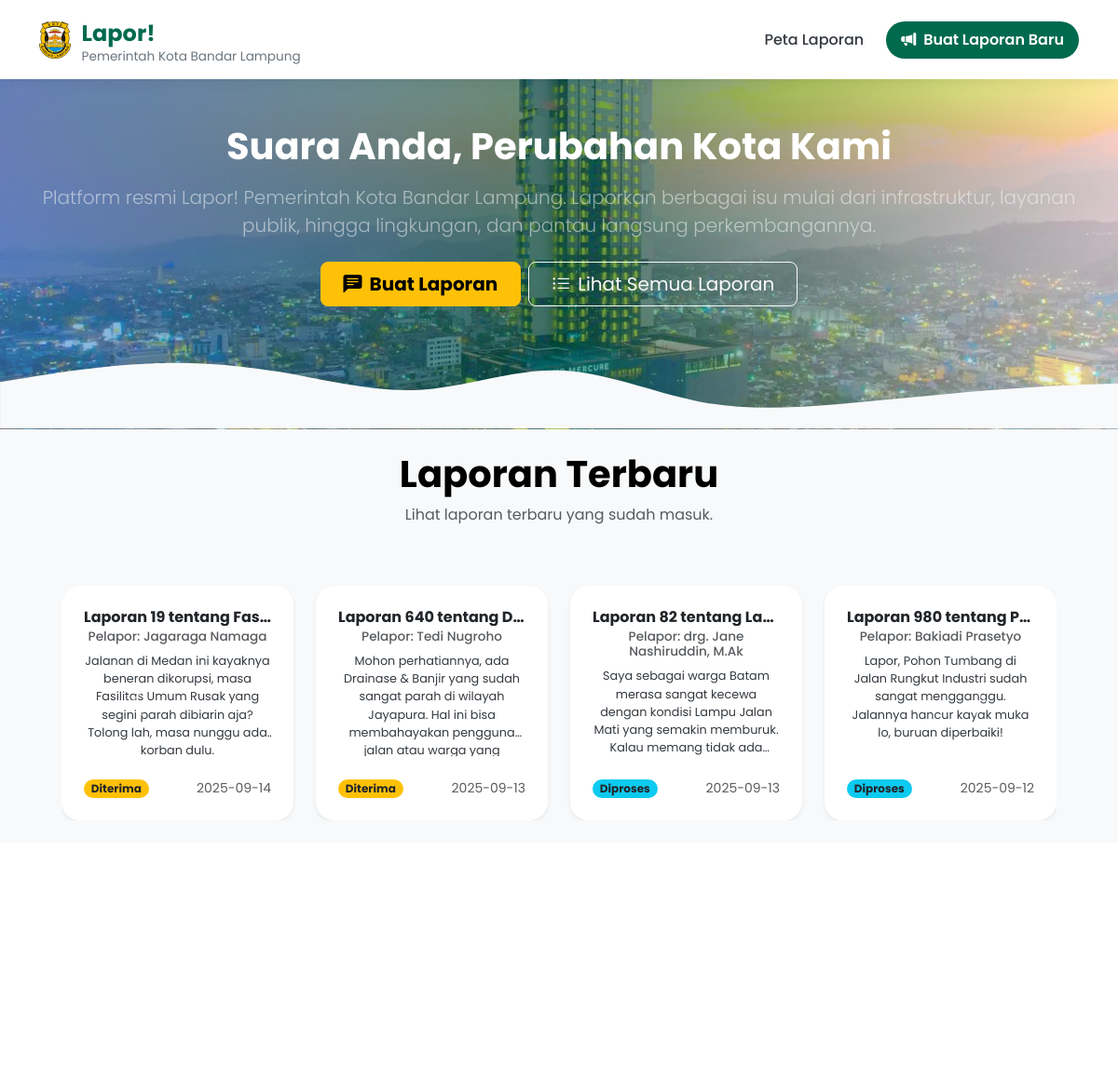
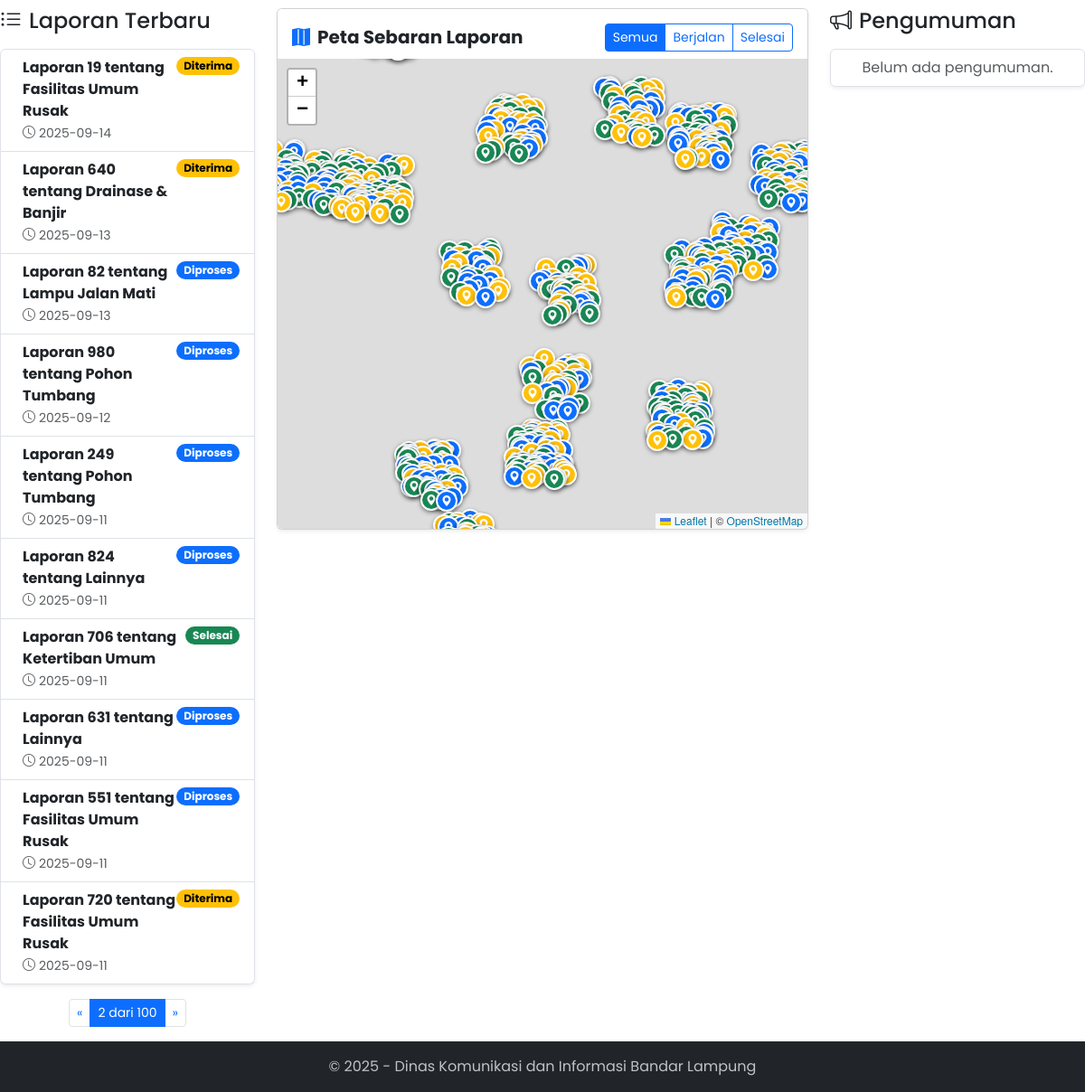
The app's page /?laporan_page=2&pengumuman_page=1 with its own data (2 pictures, top to bottom).
### tables this page shows
CREATE TABLE laporan (
    id INTEGER PRIMARY KEY AUTOINCREMENT,
    nomor_laporan TEXT NOT NULL UNIQUE,
    nama_pelapor TEXT NOT NULL,
    no_whatsapp TEXT,
    judul TEXT NOT NULL,
    deskripsi TEXT NOT NULL,
    -- PERUBAHAN UTAMA: Menggunakan Foreign Key ke tabel kategori
    kategori_id INTEGER NOT NULL,
    kecamatan TEXT,
    kelurahan TEXT,
    foto TEXT,
    foto_selesai TEXT,
    dinas_penugas TEXT,
    pengumuman_publik TEXT,
    latitude REAL NOT NULL,
    longitude REAL NOT NULL,
    status TEXT NOT NULL DEFAULT 'Diterima',
    support_count INTEGER DEFAULT 0,
    timestamp DATETIME DEFAULT CURRENT_TIMESTAMP,
    -- Mendefinisikan hubungan antar tabel
    FOREIGN KEY (kategori_id) REFERENCES kategori (id)
);

### app.py (the view)
@app.route('/')
def index():
    laporan_page = request.args.get('laporan_page', 1, type=int)
    laporan_per_page = 10
    laporan_offset = (laporan_page - 1) * laporan_per_page
    pengumuman_page = request.args.get('pengumuman_page', 1, type=int)
    pengumuman_per_page = 5
    pengumuman_offset = (pengumuman_page - 1) * pengumuman_per_page
    conn = get_db_connection()
    query_all = """
        SELECT l.id, l.judul, k.nama_kategori, l.status, l.latitude, l.longitude, l.support_count
        FROM laporan l JOIN kategori k ON l.kategori_id = k.id
    """
    query_paginated = """
        SELECT l.*, k.nama_kategori
        FROM laporan l JOIN kategori k ON l.kategori_id = k.id
        ORDER BY l.timestamp DESC LIMIT ? OFFSET ?
    """
    all_laporan_rows = conn.execute(query_all).fetchall()
    paginated_laporan_rows = conn.execute(query_paginated, (laporan_per_page, laporan_offset)).fetchall()
    total_laporan = conn.execute('SELECT COUNT(id) FROM laporan').fetchone()[0]
    paginated_pengumuman_rows = conn.execute(
        "SELECT id, judul, pengumuman_publik, timestamp FROM laporan WHERE pengumuman_publik IS NOT NULL AND pengumuman_publik != '' AND status != 'Selesai' ORDER BY timestamp DESC LIMIT ? OFFSET ?",
        (pengumuman_per_page, pengumuman_offset)
    ).fetchall()
    total_pengumuman = conn.execute("SELECT COUNT(id) FROM laporan WHERE pengumuman_publik IS NOT NULL AND pengumuman_publik != '' AND status != 'Selesai'").fetchone()[0]
    conn.close()
    all_laporan_list = [dict(row) for row in all_laporan_rows]
    paginated_laporan_list = [dict(row) for row in paginated_laporan_rows]
    paginated_pengumuman_list = [dict(row) for row in paginated_pengumuman_rows]
    total_laporan_pages = math.ceil(total_laporan / laporan_per_page)
    total_pengumuman_pages = math.ceil(total_pengumuman / pengumuman_per_page)
    return render_template(
        'home.html',
        all_laporan_list=all_laporan_list,
        paginated_laporan_list=paginated_laporan_list,
        paginated_pengumuman_list=paginated_pengumuman_list,
        laporan_pagination={'page': laporan_page, 'total_pages': total_laporan_pages},
        pengumuman_pagination={'page': pengumuman_page, 'total_pages': total_pengumuman_pages}
    )

### app.py (called while the page is built)
def get_db_connection():
    conn = sqlite3.connect(DATABASE, detect_types=sqlite3.PARSE_DECLTYPES | sqlite3.PARSE_COLNAMES)
    conn.row_factory = sqlite3.Row
    return conn

### templates/home.html (shortened to what this page needs)
{% extends "layout.html" %} {% block title %}Dashboard Publik Lapor!{% endblock %} {% block content %}
<div class="section" id="hero">
     <div class="container py-5 text-center">
          <h1 class="display-6 fw-bold text-white mb-3">Suara Anda, Perubahan Kota Kami</h1>
          <p class="lead text-white-50">Platform resmi Lapor! Pemerintah Kota Bandar Lampung. Laporkan berbagai isu mulai dari infrastruktur, layanan publik, hingga lingkungan, dan pantau langsung perkembangannya.</p>
          <div class="d-grid gap-2 d-sm-flex justify-content-sm-center mt-4">
               <a href="{{ url_for('lapor') }}" class="btn btn-warning btn-lg px-4 gap-3 fw-bold laporan"> <i class="bi bi-chat-left-text-fill me-2"></i>Buat Laporan </a>
               <a href="{{ url_for('index') }}" class="btn btn-outline-light btn-lg px-4"> <i class="bi bi-list-ul me-2"></i>Lihat Semua Laporan </a>
          </div>
     </div>
</div>
<div class="section" id="peta">
     <div class="container-md text-center">
          <div class="row p-4 justify-content-around align-items-center">
               <div class="col-12 text-center mb-5">
                    <h4 class="display-6 fw-bold text-black">Laporan Terbaru</h4>
                    <p class="text-muted">Lihat laporan terbaru yang sudah masuk.</p>
               </div>
               <div class="col-12">
                    <div id="laporanCarousel" class="carousel slide" data-bs-ride="carousel">
                         <div class="carousel-inner" role="listbox">
                              {% set chunk_size = 4 %} {% set chunks = (paginated_laporan_list | batch(chunk_size)) %} {% for chunk in chunks %}
                              <div class="carousel-item {% if loop.first %}active{% endif %}">
                                   <div class="row g-4">
                                        {% for laporan in chunk %}
                                        <div class="col-lg-3 col-md-6">
                                             <a href="{{ url_for('detail_laporan', laporan_id=laporan.id) }}" class="card laporan-card shadow-sm h-100">
                                                  <div class="card-body d-flex flex-column">
                                                       <h5 class="card-title fw-bold text-truncate">{{ laporan.judul }}</h5>
                                                       <h6 class="card-subtitle mb-2 text-muted">Pelapor: {{ laporan.nama_pelapor }}</h6>
                                                       <p class="card-text flex-grow-1">{{ laporan.deskripsi }}</p>
                                                       <div class="d-flex justify-content-between align-items-center mt-auto pt-2">
                                                            <span
                                                                 class="badge {% if laporan.status == 'Diterima' %}bg-warning text-dark{% elif laporan.status == 'Diproses' %}bg-info text-dark{% elif laporan.status == 'Selesai' %}bg-success{% else %}bg-secondary{% endif %} rounded-pill"
                                                            >
                                                                 {{ laporan.status }}
                                                            </span>
                                                            <small class="text-muted">{{ laporan.timestamp.split(' ')[0] }}</small>
                                                       </div>
                                                  </div>
                                             </a>
                                        </div>
                                        {% endfor %}
                                   </div>
                              </div>
                              {% endfor %}
                         </div>
                         <button class="carousel-control-prev" type="button" data-bs-target="#laporanCarousel" data-bs-slide="prev">
                              <span class="carousel-control-prev-icon" aria-hidden="true"></span>
                         </button>
                         <button class="carousel-control-next" type="button" data-bs-target="#laporanCarousel" data-bs-slide="next">
                              <span class="carousel-control-next-icon" aria-hidden="true"></span>
                         </button>
                    </div>
               </div>
          </div>
     </div>
</div>
<div class="section">
</div>
<div class="row g-4">
     <div class="col-lg-3 bg-pr">
          <h4 class="mb-3"><i class="bi bi-list-ul me-2"></i>Laporan Terbaru</h4>
          <div class="list-group shadow-sm listlaporan">
               {% for laporan in paginated_laporan_list %}
               <a href="{{ url_for('detail_laporan', laporan_id=laporan.id) }}" class="list-group-item list-group-item-action d-flex justify-content-between align-items-start">
                    <div class="ms-2 me-auto">
                         <div class="fw-bold">{{ laporan.judul }}</div>
                         <small class="text-muted"><i class="bi bi-clock me-1"></i>{{ laporan.timestamp.split(' ')[0] }}</small>
                    </div>
                    <span
                         class="badge {% if laporan.status == 'Diterima' %}text-bg-warning {% elif laporan.status == 'Diproses' %}text-bg-primary {% elif laporan.status == 'Selesai' %}text-bg-success {% else %}text-bg-secondary {% endif %} rounded-pill"
                         style="font-size: 0.75rem"
                         >{{ laporan.status }}</span
                    >
               </a>
               {% else %}
               <div class="list-group-item text-center text-muted">Belum ada laporan.</div>
               {% endfor %}
          </div>
          {% if laporan_pagination.total_pages > 1 %}
          <nav class="mt-3">
               <ul class="pagination pagination-sm justify-content-center">
                    <li class="page-item {% if laporan_pagination.page == 1 %}disabled{% endif %}">
                         <a class="page-link" href="{{ url_for('index', laporan_page=laporan_pagination.page - 1, pengumuman_page=pengumuman_pagination.page) }}">&laquo;</a>
                    </li>
                    <li class="page-item active">
                         <span class="page-link">{{ laporan_pagination.page }} dari {{ laporan_pagination.total_pages }}</span>
                    </li>
                    <li class="page-item {% if laporan_pagination.page == laporan_pagination.total_pages %}disabled{% endif %}">
                         <a class="page-link" href="{{ url_for('index', laporan_page=laporan_pagination.page + 1, pengumuman_page=pengumuman_pagination.page) }}">&raquo;</a>
                    </li>
               </ul>
          </nav>
          {% endif %}
     </div>
     <div class="col-lg-6">
          <div class="card shadow-sm">
               <div class="card-header bg-white border-0 pt-3">
                    <div class="d-flex justify-content-between align-items-center">
                         <h5 class="mb-0 fw-bold"><i class="bi bi-map-fill me-2 text-primary"></i>Peta Sebaran Laporan</h5>
                         <div class="btn-group btn-group-sm" role="group">
                              <label class="btn btn-outline-primary" for="filter_semua">Semua</label>
                              <label class="btn btn-outline-primary" for="filter_berjalan">Berjalan</label>
                              <label class="btn btn-outline-primary" for="filter_selesai">Selesai</label>
                         </div>
                    </div>
               </div>
               <div class="card-body p-0">
                    <div id="map" style="height: 520px; border-radius: 0 0 0.375rem 0.375rem"></div>
               </div>
          </div>
     </div>
     <div class="col-lg-3">
          <h4 class="mb-3"><i class="bi bi-megaphone me-2"></i>Pengumuman</h4>
          <div class="list-group shadow-sm">
               {% for p in paginated_pengumuman_list %}
               <a href="{{ url_for('detail_laporan', laporan_id=p.id) }}" class="list-group-item list-group-item-action">
                    <div class="fw-bold">Re: {{ p.judul }}</div>
                    <p class="mb-1 small text-muted">"{{ p.pengumuman_publik|truncate(80) }}"</p>
                    <small class="text-muted"><i class="bi bi-calendar-check me-1"></i>{{ p.timestamp.split(' ')[0] }}</small>
               </a>
               {% else %}
               <div class="list-group-item text-center text-muted">Belum ada pengumuman.</div>
               {% endfor %}
          </div>
     </div>
</div>
{% endblock %}

### templates/layout.html (style rules this page uses)
:root { --primary-color: #006a4e; --secondary-color: #4a90e2; --light-bg: #fdfdff; --dark-text: #343a40; --light-text: #ffffff; --font-family-main: "Poppins", sans-serif; }
body { font-family: var(--font-family-main); display: flex; flex-direction: column; min-height: 100vh; width: 100%; margin: 0 !important; padding: 0 !important; gap: 0 !important; }
.section#hero { background-image: linear-gradient(to right, #4a90e299, #006a4e99, #ffffff99), url("../static/img/bg2.jpg"); background-repeat: no-repeat; background-size: cover; background-position: center; display: flex; flex-direction: column; justify-content: flex-end; margin: 0 !important; flex-grow: 1; }
#peta { min-height: 50vh; background-color: #f8f9fa; }
.laporan-card { border: none; border-radius: 1.25rem; transition: transform 0.3s ease, box-shadow 0.3s ease; overflow: hidden; text-decoration: none; }
.laporan-card .card-body { padding: 1.5rem; display: flex; flex-direction: column; }
.laporan-card .card-title { font-size: 1rem; font-weight: 700; margin-bottom: 0.5rem; }
.laporan-card .card-subtitle { font-size: 0.85rem; margin-bottom: 0.75rem; }
.laporan-card .card-text { font-size: 0.8rem; color: var(--dark-text); line-height: 1.5; flex-grow: 1; display: -webkit-box; -webkit-line-clamp: 5; -webkit-box-orient: vertical; overflow: hidden; text-overflow: ellipsis; }
.laporan-card .badge { font-size: 0.75rem; }

### records on screen
laporan: judul "Laporan 19 tentang Fas…", nama_pelapor "Jagaraga Namaga", deskripsi "Jalanan di Medan ini kayaknya beneran dikorupsi, masa Fasilitas Umum Rusak yang segini parah dibiarin aja? Tolong lah, masa nunggu ada korban dulu.", status "Diterima", timestamp "2025-09-14", judul "Laporan 19 tentang Fasilitas Umum Rusak"
laporan: judul "Laporan 640 tentang D…", nama_pelapor "Tedi Nugroho", deskripsi "Mohon perhatiannya, ada Drainase & Banjir yang sudah sangat parah di wilayah Jayapura. Hal ini bisa membahayakan pengguna jalan atau warga…", status "Diterima", timestamp "2025-09-13", judul "Laporan 640 tentang Drainase & Banjir"
laporan: judul "Laporan 82 tentang La…", nama_pelapor "drg. Jane Nashiruddin, M.Ak", deskripsi "Saya sebagai warga Batam merasa sangat kecewa dengan kondisi Lampu Jalan Mati yang semakin memburuk. Kalau memang tidak…", status "Diproses", timestamp "2025-09-13", judul "Laporan 82 tentang Lampu Jalan Mati"
laporan: judul "Laporan 980 tentang P…", nama_pelapor "Bakiadi Prasetyo", deskripsi "Lapor, Pohon Tumbang di Jalan Rungkut Industri sudah sangat mengganggu. Jalannya hancur kayak muka lo, buruan diperbaiki!", status "Diproses", timestamp "2025-09-12", judul "Laporan 980 tentang Pohon Tumbang"
laporan: judul "Laporan 249 tentang Pohon Tumbang", timestamp "2025-09-11", status "Diproses"
laporan: judul "Laporan 824 tentang Lainnya", timestamp "2025-09-11", status "Diproses"
laporan: judul "Laporan 706 tentang Ketertiban Umum", timestamp "2025-09-11", status "Selesai"
laporan: judul "Laporan 631 tentang Lainnya", timestamp "2025-09-11", status "Diproses"
laporan: judul "Laporan 551 tentang Fasilitas Umum Rusak", timestamp "2025-09-11", status "Diproses"
laporan: judul "Laporan 720 tentang Fasilitas Umum Rusak", timestamp "2025-09-11", status "Diterima"

### other values on screen
{{ laporan_pagination.page }} "2"
{{ laporan_pagination.total_pages }} "100"
